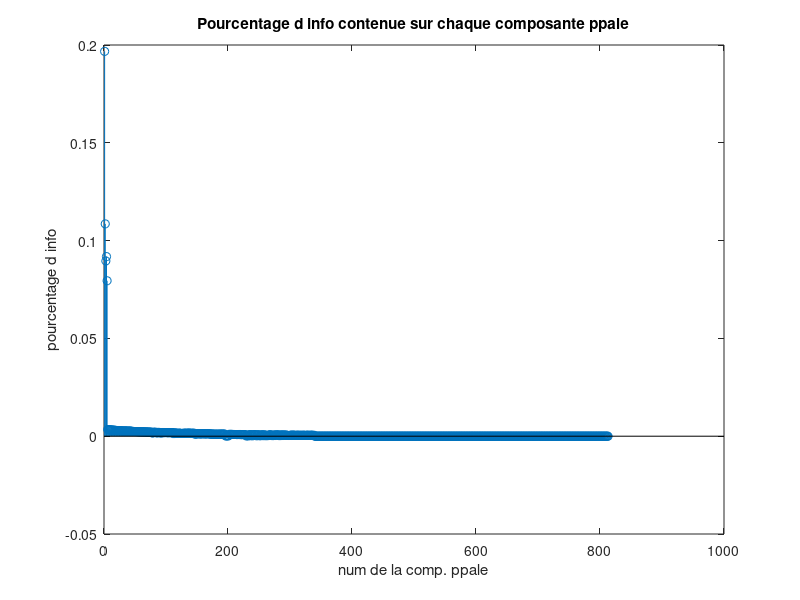
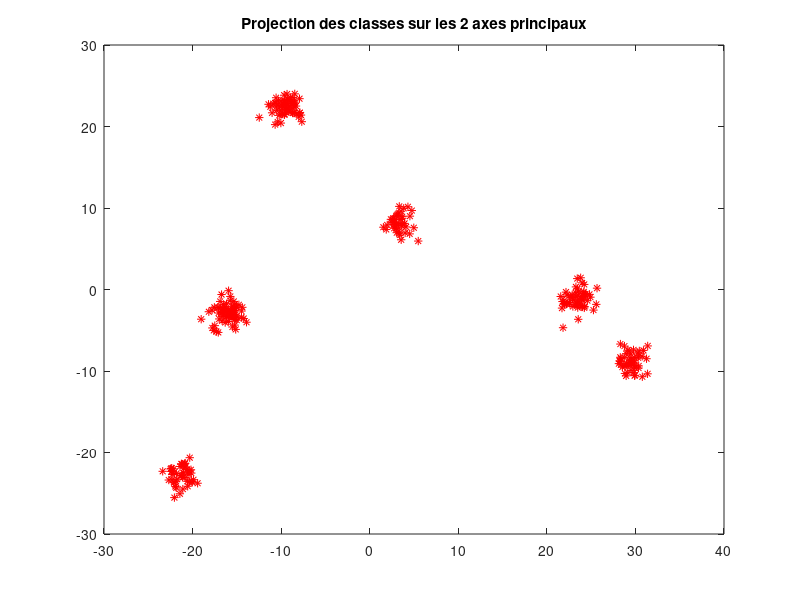

Recreate these plots in MATLAB, in order.
clear variables
close all

% chargement du jeu de donn�es
load('dataset.mat')

%Calcul de la matrice de Variance/Covariance
Y = X' ;
YC = Y - mean(Y);
sigma = (1/length(Y(:,1)))*(YC)'*YC ;

[W,D] = eig(sigma);
[Dtrie,ind] = sort ( diag(D), 'descend');
W=W(:,ind);

%Calcul de la matrice C de l'echantillon Y
C=YC*W;

figure(1),clf
info_axes = Dtrie/sum(Dtrie);
stem(ind,info_axes);
title('Pourcentage d info contenue sur chaque composante ppale')
xlabel('num de la comp. ppale');ylabel('pourcentage d info');


figure(2), clf, 
grid on 
p1 = plot(C(:,1),C(:,2),'r*');
title('Projection des classes sur les 2 axes principaux')
